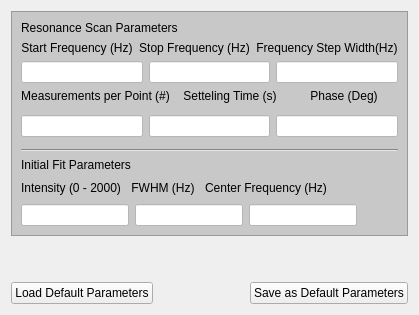
      <widget class="QWidget" name="parameters">
       <attribute name="title">
        <string>Resonance Scan Parameters</string>
       </attribute>
       <layout class="QVBoxLayout" name="verticalLayout_6">
        <item>
         <widget class="QFrame" name="frame_2">
          <property name="enabled">
           <bool>true</bool>
          </property>
          <property name="sizePolicy">
           <sizepolicy hsizetype="Expanding" vsizetype="Expanding">
            <horstretch>0</horstretch>
            <verstretch>0</verstretch>
           </sizepolicy>
          </property>
          <property name="styleSheet">
           <string notr="true">
background-color: rgb(200, 200, 200);</string>
          </property>
          <property name="frameShape">
           <enum>QFrame::StyledPanel</enum>
          </property>
          <property name="frameShadow">
           <enum>QFrame::Raised</enum>
          </property>
          <layout class="QVBoxLayout" name="verticalLayout_3">
           <item>
            <widget class="QLabel" name="scan_parameter">
             <property name="whatsThis">
              <string>&lt;html&gt;&lt;head/&gt;&lt;body&gt;&lt;p&gt;&lt;br/&gt;&lt;/p&gt;&lt;/body&gt;&lt;/html&gt;</string>
             </property>
             <property name="styleSheet">
              <string notr="true">font: 75 12pt &quot;Roboto Condensed&quot;;</string>
             </property>
             <property name="text">
              <string>Resonance Scan Parameters</string>
             </property>
            </widget>
           </item>
           <item>
            <layout class="QVBoxLayout" name="verticalLayout_5">
             <item>
              <layout class="QHBoxLayout" name="horizontalLayout_4">
               <item>
                <widget class="QLabel" name="start_freq_label">
                 <property name="toolTip">
                  <string>&lt;html&gt;&lt;head/&gt;&lt;body&gt;&lt;p&gt;Begin of the frequency intervall of the measurement.&lt;/p&gt;&lt;/body&gt;&lt;/html&gt;</string>
                 </property>
                 <property name="text">
                  <string>Start Frequency (Hz)</string>
                 </property>
                 <property name="alignment">
                  <set>Qt::AlignCenter</set>
                 </property>
                </widget>
               </item>
               <item>
                <widget class="QLabel" name="stop_freq_label">
                 <property name="toolTip">
                  <string>&lt;html&gt;&lt;head/&gt;&lt;body&gt;&lt;p&gt;End of the frequency intervall of the measurement.&lt;/p&gt;&lt;/body&gt;&lt;/html&gt;</string>
                 </property>
                 <property name="text">
                  <string>Stop Frequency (Hz)</string>
                 </property>
                 <property name="alignment">
                  <set>Qt::AlignCenter</set>
                 </property>
                </widget>
               </item>
               <item>
                <widget class="QLabel" name="freq_step_label">
                 <property name="toolTip">
                  <string>&lt;html&gt;&lt;head/&gt;&lt;body&gt;&lt;p&gt;Difference between the measured data-points. Lower values give higher resolution and longer measure time. &lt;/p&gt;&lt;p&gt;Minimal step-width is 0.026 Hz.&lt;/p&gt;&lt;/body&gt;&lt;/html&gt;</string>
                 </property>
                 <property name="text">
                  <string>Frequency Step Width(Hz)</string>
                 </property>
                 <property name="alignment">
                  <set>Qt::AlignCenter</set>
                 </property>
                </widget>
               </item>
              </layout>
             </item>
             <item>
              <layout class="QHBoxLayout" name="horizontalLayout_5">
               <property name="sizeConstraint">
                <enum>QLayout::SetDefaultConstraint</enum>
               </property>
               <item>
                <widget class="QLineEdit" name="start_freq">
                 <property name="sizePolicy">
                  <sizepolicy hsizetype="Expanding" vsizetype="Fixed">
                   <horstretch>0</horstretch>
                   <verstretch>0</verstretch>
                  </sizepolicy>
                 </property>
                 <property name="styleSheet">
                  <string notr="true">background-color: rgb(255, 255, 255);</string>
                 </property>
                </widget>
               </item>
               <item>
                <widget class="QLineEdit" name="stop_freq">
                 <property name="sizePolicy">
                  <sizepolicy hsizetype="Expanding" vsizetype="Fixed">
                   <horstretch>0</horstretch>
                   <verstretch>0</verstretch>
                  </sizepolicy>
                 </property>
                 <property name="styleSheet">
                  <string notr="true">background-color: rgb(255, 255, 255);</string>
                 </property>
                </widget>
               </item>
               <item>
                <widget class="QLineEdit" name="freq_step">
                 <property name="sizePolicy">
                  <sizepolicy hsizetype="Expanding" vsizetype="Fixed">
                   <horstretch>0</horstretch>
                   <verstretch>0</verstretch>
                  </sizepolicy>
                 </property>
                 <property name="contextMenuPolicy">
                  <enum>Qt::DefaultContextMenu</enum>
                 </property>
                 <property name="styleSheet">
                  <string notr="true">background-color: rgb(255, 255, 255);</string>
                 </property>
                </widget>
               </item>
              </layout>
             </item>
            </layout>
           </item>
           <item>
            <layout class="QHBoxLayout" name="horizontalLayout_10">
             <property name="bottomMargin">
              <number>6</number>
             </property>
             <item>
              <widget class="QLabel" name="iterations_per_point_label">
               <property name="sizePolicy">
                <sizepolicy hsizetype="Expanding" vsizetype="Preferred">
                 <horstretch>0</horstretch>
                 <verstretch>0</verstretch>
                </sizepolicy>
               </property>
               <property name="cursor">
                <cursorShape>ArrowCursor</cursorShape>
               </property>
               <property name="toolTip">
                <string>&lt;html&gt;&lt;head/&gt;&lt;body&gt;&lt;p&gt;Number of points to recorad at each frequency, to integrate over.&lt;/p&gt;&lt;/body&gt;&lt;/html&gt;</string>
               </property>
               <property name="text">
                <string>Measurements per Point (#)</string>
               </property>
               <property name="alignment">
                <set>Qt::AlignCenter</set>
               </property>
              </widget>
             </item>
             <item>
              <widget class="QLabel" name="wait_time_label">
               <property name="sizePolicy">
                <sizepolicy hsizetype="Expanding" vsizetype="Preferred">
                 <horstretch>0</horstretch>
                 <verstretch>0</verstretch>
                </sizepolicy>
               </property>
               <property name="toolTip">
                <string>&lt;html&gt;&lt;head/&gt;&lt;body&gt;&lt;p&gt;Wait time between the adjustment of a frequency and the measurement at that frequency. Higher Q-factors require higher wait times, due to higher setteling times. &lt;/p&gt;&lt;/body&gt;&lt;/html&gt;</string>
               </property>
               <property name="whatsThis">
                <string>&lt;html&gt;&lt;head/&gt;&lt;body&gt;&lt;p&gt;Wait time between the setting of a frequency and the measurement at these frequency. Higher Q-factors require higher wait times.&lt;/p&gt;&lt;/body&gt;&lt;/html&gt;</string>
               </property>
               <property name="text">
                <string>Setteling Time (s)</string>
               </property>
               <property name="alignment">
                <set>Qt::AlignCenter</set>
               </property>
              </widget>
             </item>
             <item>
              <widget class="QLabel" name="phase_label">
               <property name="sizePolicy">
                <sizepolicy hsizetype="Expanding" vsizetype="Preferred">
                 <horstretch>0</horstretch>
                 <verstretch>0</verstretch>
                </sizepolicy>
               </property>
               <property name="toolTip">
                <string>&lt;html&gt;&lt;head/&gt;&lt;body&gt;&lt;p&gt;Phase shift &lt;span style=&quot; font-family:'sans-serif'; font-size:14px; font-weight:600; color:#222222; background-color:#ffffff;&quot;&gt;φ&lt;/span&gt; of the lock in reference signal. 11.5Deg &amp;lt; -&lt;span style=&quot; font-family:'sans-serif'; font-size:14px; font-weight:600; color:#222222; background-color:#ffffff;&quot;&gt;φ &lt;/span&gt;&lt;span style=&quot; font-family:'sans-serif'; font-size:14px; font-weight:400; color:#222222; background-color:#ffffff;&quot;&gt;&amp;lt; |176&lt;/span&gt;Deg| (hardware limited). Enter positive values.&lt;/p&gt;&lt;/body&gt;&lt;/html&gt;</string>
               </property>
               <property name="text">
                <string>Phase (Deg)</string>
               </property>
               <property name="alignment">
                <set>Qt::AlignCenter</set>
               </property>
              </widget>
             </item>
            </layout>
           </item>
           <item>
            <layout class="QHBoxLayout" name="horizontalLayout_11">
             <property name="bottomMargin">
              <number>6</number>
             </property>
             <item>
              <widget class="QLineEdit" name="iterations_per_point">
               <property name="sizePolicy">
                <sizepolicy hsizetype="Expanding" vsizetype="Fixed">
                 <horstretch>0</horstretch>
                 <verstretch>0</verstretch>
                </sizepolicy>
               </property>
               <property name="styleSheet">
                <string notr="true">background-color: rgb(255, 255, 255);</string>
               </property>
              </widget>
             </item>
             <item>
              <widget class="QLineEdit" name="wait_time">
               <property name="sizePolicy">
                <sizepolicy hsizetype="Expanding" vsizetype="Fixed">
                 <horstretch>0</horstretch>
                 <verstretch>0</verstretch>
                </sizepolicy>
               </property>
               <property name="styleSheet">
                <string notr="true">background-color: rgb(255, 255, 255);</string>
               </property>
              </widget>
             </item>
             <item>
              <widget class="QLineEdit" name="phase">
               <property name="sizePolicy">
                <sizepolicy hsizetype="Expanding" vsizetype="Fixed">
                 <horstretch>0</horstretch>
                 <verstretch>0</verstretch>
                </sizepolicy>
               </property>
               <property name="styleSheet">
                <string notr="true">background-color: rgb(255, 255, 255);</string>
               </property>
              </widget>
             </item>
            </layout>
           </item>
           <item>
            <widget class="Line" name="line">
             <property name="orientation">
              <enum>Qt::Horizontal</enum>
             </property>
            </widget>
           </item>
           <item>
            <widget class="QLabel" name="fit_parameter">
             <property name="sizePolicy">
              <sizepolicy hsizetype="Preferred" vsizetype="Fixed">
               <horstretch>0</horstretch>
               <verstretch>0</verstretch>
              </sizepolicy>
             </property>
             <property name="styleSheet">
              <string notr="true">font: 75 12pt &quot;Roboto Condensed&quot;;</string>
             </property>
             <property name="text">
              <string>Initial Fit Parameters</string>
             </property>
             <property name="textFormat">
              <enum>Qt::PlainText</enum>
             </property>
            </widget>
           </item>
           <item>
            <layout class="QHBoxLayout" name="horizontalLayout_6">
             <item>
              <widget class="QLabel" name="intensity_fit_label">
               <property name="sizePolicy">
                <sizepolicy hsizetype="Expanding" vsizetype="Preferred">
                 <horstretch>0</horstretch>
                 <verstretch>0</verstretch>
                </sizepolicy>
               </property>
               <property name="toolTip">
                <string>&lt;html&gt;&lt;head/&gt;&lt;body&gt;&lt;p&gt;Guess of the intensity of the signal as initial parameter for the fit.&lt;/p&gt;&lt;/body&gt;&lt;/html&gt;</string>
               </property>
               <property name="text">
                <string>Intensity (0 - 2000)</string>
               </property>
               <property name="alignment">
                <set>Qt::AlignCenter</set>
               </property>
              </widget>
             </item>
             <item>
              <widget class="QLabel" name="fwhm_fit_label">
               <property name="sizePolicy">
                <sizepolicy hsizetype="Expanding" vsizetype="Preferred">
                 <horstretch>0</horstretch>
                 <verstretch>0</verstretch>
                </sizepolicy>
               </property>
               <property name="toolTip">
                <string>&lt;html&gt;&lt;head/&gt;&lt;body&gt;&lt;p&gt;Guess of the &lt;span style=&quot; text-decoration: underline;&quot;&gt;F&lt;/span&gt;ull &lt;span style=&quot; text-decoration: underline;&quot;&gt;W&lt;/span&gt;idth at &lt;span style=&quot; text-decoration: underline;&quot;&gt;H&lt;/span&gt;alf &lt;span style=&quot; text-decoration: underline;&quot;&gt;M&lt;/span&gt;aximum of the signal as initial parameter for the fit.&lt;/p&gt;&lt;/body&gt;&lt;/html&gt;</string>
               </property>
               <property name="text">
                <string>FWHM (Hz)</string>
               </property>
               <property name="alignment">
                <set>Qt::AlignCenter</set>
               </property>
              </widget>
             </item>
             <item>
              <widget class="QLabel" name="center_frequency_fit_label">
               <property name="sizePolicy">
                <sizepolicy hsizetype="Expanding" vsizetype="Fixed">
                 <horstretch>0</horstretch>
                 <verstretch>0</verstretch>
                </sizepolicy>
               </property>
               <property name="toolTip">
                <string>&lt;html&gt;&lt;head/&gt;&lt;body&gt;&lt;p&gt;Guess of the center frequency of the signal as initial parameter for the fit.&lt;/p&gt;&lt;/body&gt;&lt;/html&gt;</string>
               </property>
               <property name="text">
                <string>Center Frequency (Hz)</string>
               </property>
               <property name="alignment">
                <set>Qt::AlignCenter</set>
               </property>
              </widget>
             </item>
             <item>
              <spacer name="horizontalSpacer_6">
               <property name="orientation">
                <enum>Qt::Horizontal</enum>
               </property>
               <property name="sizeHint" stdset="0">
                <size>
                 <width>40</width>
                 <height>20</height>
                </size>
               </property>
              </spacer>
             </item>
            </layout>
           </item>
           <item>
            <layout class="QHBoxLayout" name="horizontalLayout_7">
             <item>
              <widget class="QLineEdit" name="intensity_fit">
               <property name="sizePolicy">
                <sizepolicy hsizetype="Expanding" vsizetype="Fixed">
                 <horstretch>0</horstretch>
                 <verstretch>0</verstretch>
                </sizepolicy>
               </property>
               <property name="styleSheet">
                <string notr="true">background-color: rgb(255, 255, 255);</string>
               </property>
              </widget>
             </item>
             <item>
              <widget class="QLineEdit" name="fwhm_fit">
               <property name="sizePolicy">
                <sizepolicy hsizetype="Expanding" vsizetype="Fixed">
                 <horstretch>0</horstretch>
                 <verstretch>0</verstretch>
                </sizepolicy>
               </property>
               <property name="styleSheet">
                <string notr="true">background-color: rgb(255, 255, 255);</string>
               </property>
              </widget>
             </item>
             <item>
              <widget class="QLineEdit" name="center_frequency_fit">
               <property name="sizePolicy">
                <sizepolicy hsizetype="Expanding" vsizetype="Fixed">
                 <horstretch>0</horstretch>
                 <verstretch>0</verstretch>
                </sizepolicy>
               </property>
               <property name="baseSize">
                <size>
                 <width>40</width>
                 <height>20</height>
                </size>
               </property>
               <property name="styleSheet">
                <string notr="true">background-color: rgb(255, 255, 255);</string>
               </property>
              </widget>
             </item>
             <item>
              <spacer name="horizontalSpacer_7">
               <property name="orientation">
                <enum>Qt::Horizontal</enum>
               </property>
               <property name="sizeHint" stdset="0">
                <size>
                 <width>40</width>
                 <height>20</height>
                </size>
               </property>
              </spacer>
             </item>
            </layout>
           </item>
          </layout>
         </widget>
        </item>
        <item>
         <spacer name="verticalSpacer_2">
          <property name="orientation">
           <enum>Qt::Vertical</enum>
          </property>
          <property name="sizeHint" stdset="0">
           <size>
            <width>20</width>
            <height>40</height>
           </size>
          </property>
         </spacer>
        </item>
        <item>
         <layout class="QHBoxLayout" name="horizontalLayout_9">
          <item>
           <widget class="QPushButton" name="load_default">
            <property name="sizePolicy">
             <sizepolicy hsizetype="Preferred" vsizetype="Fixed">
              <horstretch>0</horstretch>
              <verstretch>0</verstretch>
             </sizepolicy>
            </property>
            <property name="toolTip">
             <string>&lt;html&gt;&lt;head/&gt;&lt;body&gt;&lt;p&gt;Load default parameters.&lt;/p&gt;&lt;/body&gt;&lt;/html&gt;</string>
            </property>
            <property name="text">
             <string>Load Default Parameters</string>
            </property>
           </widget>
          </item>
          <item>
           <spacer name="horizontalSpacer_5">
            <property name="orientation">
             <enum>Qt::Horizontal</enum>
            </property>
            <property name="sizeHint" stdset="0">
             <size>
              <width>40</width>
              <height>20</height>
             </size>
            </property>
           </spacer>
          </item>
          <item>
           <widget class="QPushButton" name="save_default">
            <property name="baseSize">
             <size>
              <width>40</width>
              <height>20</height>
             </size>
            </property>
            <property name="toolTip">
             <string>&lt;html&gt;&lt;head/&gt;&lt;body&gt;&lt;p&gt;Save all current parameters in a file as default.&lt;/p&gt;&lt;/body&gt;&lt;/html&gt;</string>
            </property>
            <property name="text">
             <string>Save as Default Parameters</string>
            </property>
           </widget>
          </item>
         </layout>
        </item>
       </layout>
      </widget>
